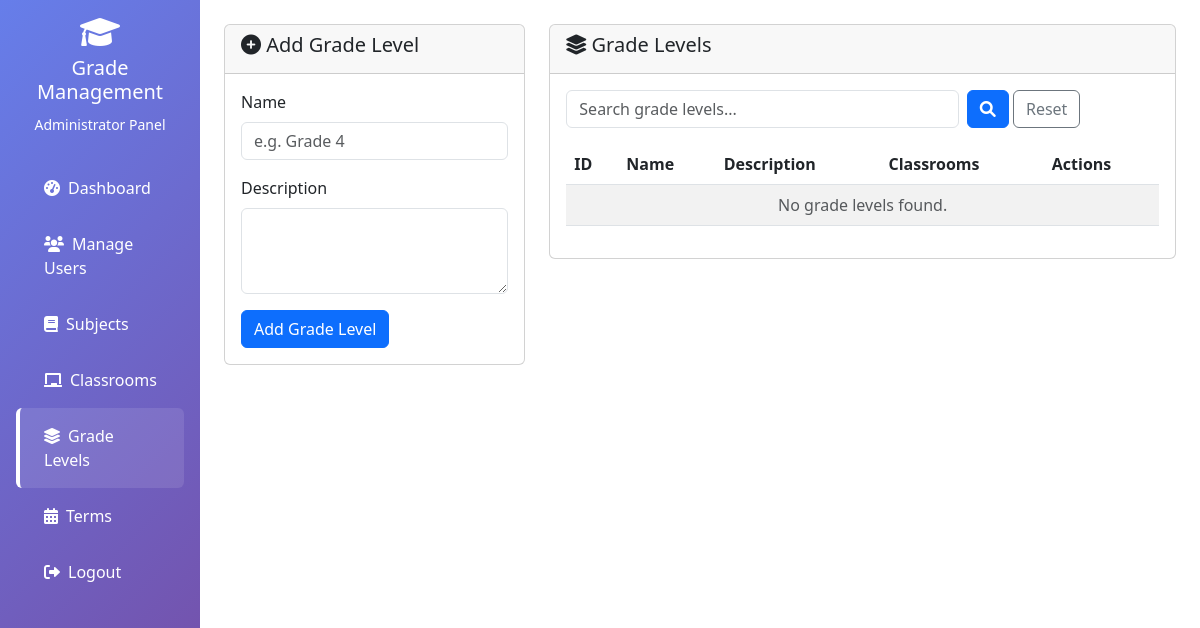
/grade_levels.php (signed in), run on an earlier commit of the app's database.
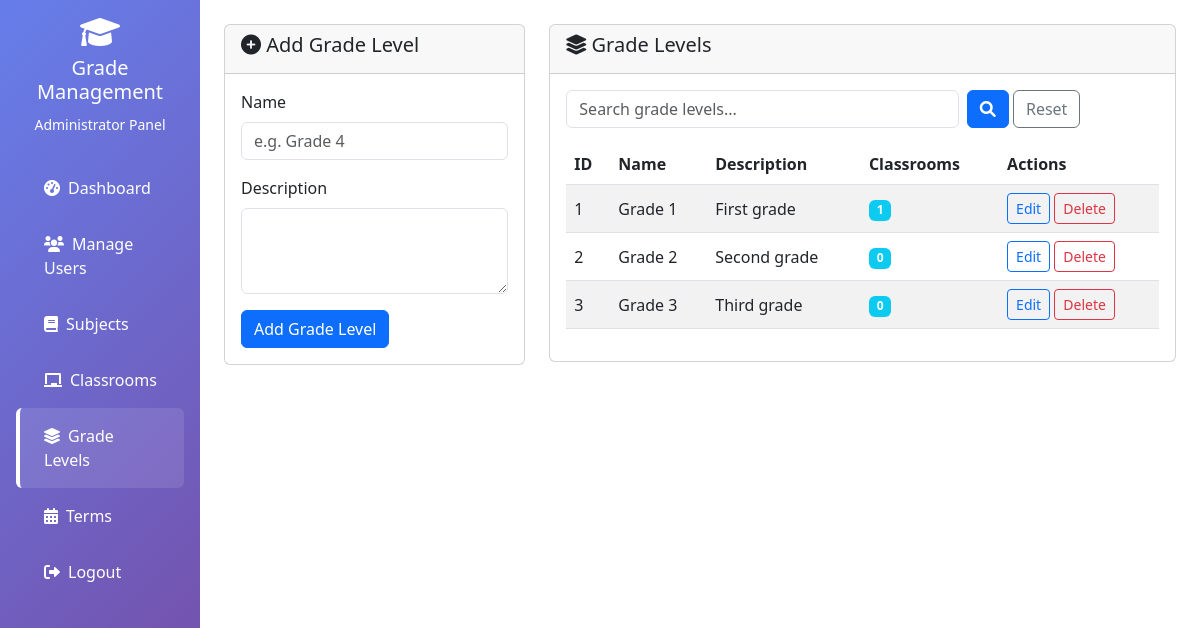
And on a later commit of the database.
### tables this page shows
CREATE TABLE `grade_levels` (
  `id` int(11) NOT NULL AUTO_INCREMENT,
  `name` varchar(50) NOT NULL,
  `description` text DEFAULT NULL,
  `created_at` timestamp NOT NULL DEFAULT current_timestamp(),
  PRIMARY KEY (`id`),
  UNIQUE KEY `name` (`name`)
);

### includes/functions.php (called while the page is built, shortened)
<?php
function e($value) {
    return htmlspecialchars((string)$value, ENT_QUOTES, 'UTF-8');
}
function getVal($key) {
    return isset($_GET[$key]) ? trim($_GET[$key]) : '';
}
?>

### grade_levels.php (the view, shortened to what this page needs)
<?php
include 'includes/conn.php';
include 'includes/functions.php';
include 'includes/layout.php';
$edit = null;
$v = $edit ?: ['id' => '', 'name' => '', 'description' => ''];
$q = getVal('q');
$like = '%' . $q . '%';
$list = $pdo->prepare("
    SELECT gl.*, (SELECT COUNT(*) FROM classrooms c WHERE c.grade_level_id = gl.id) AS classroom_count
    FROM grade_levels gl
    WHERE gl.name LIKE ? OR gl.description LIKE ?
    ORDER BY gl.name
");
$list->execute([$like, $like]);
$grade_levels = $list->fetchAll();
layoutStartSidebar('Grade Levels', 'admin', 'grade_levels');
?>
<div class="row">
    <div class="col-md-4">
        <div class="card">
            <div class="card-header"><h5><i class="fas fa-<?php echo $edit ? 'pen' : 'plus-circle'; ?>"></i> <?php echo $edit ? 'Edit Grade Level' : 'Add Grade Level'; ?></h5></div>
            <div class="card-body">
                <form method="POST">
                    <div class="mb-3">
                        <label class="form-label">Name</label>
                        <input type="text" class="form-control" name="name" maxlength="50" value="<?php echo e($v['name']); ?>" placeholder="e.g. Grade 4" required>
                    </div>
                    <div class="mb-3">
                        <label class="form-label">Description</label>
                        <textarea class="form-control" name="description" rows="3"><?php echo e($v['description']); ?></textarea>
                    </div>
                    <?php if ($edit): ?>
                        <button type="submit" name="update_grade_level" class="btn btn-primary">Update</button>
                        <a href="grade_levels.php" class="btn btn-secondary">Cancel</a>
                    <?php else: ?>
                        <button type="submit" name="add_grade_level" class="btn btn-primary">Add Grade Level</button>
                    <?php endif; ?>
                </form>
            </div>
        </div>
    </div>
    <div class="col-md-8">
        <div class="card">
            <div class="card-header"><h5><i class="fas fa-layer-group"></i> Grade Levels</h5></div>
            <div class="card-body">
                <form method="GET" class="row g-2 mb-3">
                    <div class="col-8"><input type="text" class="form-control" name="q" placeholder="Search grade levels..." value="<?php echo e($q); ?>"></div>
                    <div class="col-4">
                        <button class="btn btn-primary" type="submit"><i class="fas fa-search"></i></button>
                        <a href="grade_levels.php" class="btn btn-outline-secondary">Reset</a>
                    </div>
                </form>
                <div class="table-responsive">
                    <table class="table table-striped align-middle">
                        <thead><tr><th>ID</th><th>Name</th><th>Description</th><th>Classrooms</th><th>Actions</th></tr></thead>
                        <tbody>
                        <?php foreach ($grade_levels as $gl): ?>
                            <tr>
                                <td><?php echo e($gl['id']); ?></td>
                                <td><?php echo e($gl['name']); ?></td>
                                <td><?php echo e($gl['description']); ?></td>
                                <td><span class="badge bg-info"><?php echo e($gl['classroom_count']); ?></span></td>
                                <td class="text-nowrap">
                                    <a href="?edit=<?php echo e($gl['id']); ?>" class="btn btn-sm btn-outline-primary">Edit</a>
                                    <form method="POST" class="d-inline" onsubmit="return confirm('Are you sure you want to delete this grade level?')">
                                        <button type="submit" name="delete_grade_level" class="btn btn-sm btn-outline-danger">Delete</button>
                                    </form>
                                </td>
                            </tr>
                        <?php endforeach; ?>
                        <?php if (!$grade_levels): ?>
                            <tr><td colspan="5" class="text-center text-muted">No grade levels found.</td></tr>
                        <?php endif; ?>
                        </tbody>
                    </table>
                </div>
            </div>
        </div>
    </div>
</div>
<?php layoutEnd(); ?>

### includes/layout.php (shortened to what this page needs)
    <?php
function layoutStartSidebar($title, $role, $active) {
    if ($role === 'admin') {
        $icon = 'fa-graduation-cap';
        $heading = 'Grade Management';
        $sub = 'Administrator Panel';
        $items = [
            ['dashboard',    'admin.php#dashboard',  'fa-tachometer-alt', 'Dashboard'],
            ['users',        'admin.php#users',      'fa-users',          'Manage Users'],
            ['subjects',     'admin.php#subjects',   'fa-book',           'Subjects'],
            ['classrooms',   'admin.php#classrooms', 'fa-chalkboard',     'Classrooms'],
            ['grade_levels', 'grade_levels.php',     'fa-layer-group',    'Grade Levels'],
            ['terms',        'terms.php',            'fa-calendar-alt',   'Terms'],
        ];
    }
    ?>
<!DOCTYPE html>
<html lang="en">
<head>
    <link href="https://cdn.jsdelivr.net/npm/bootstrap@5.3.0/dist/css/bootstrap.min.css" rel="stylesheet">
    <link href="https://cdnjs.cloudflare.com/ajax/libs/font-awesome/6.0.0/css/all.min.css" rel="stylesheet">
</head>
<body>
    <div class="container-fluid">
        <div class="row">
            <div class="col-md-3 col-lg-2 sidebar">
                <div class="d-flex flex-column p-3">
                    <div class="text-center mb-4">
                        <i class="fas <?php echo e($icon); ?> fa-2x mb-2"></i>
                        <h5><?php echo e($heading); ?></h5>
                        <small><?php echo e($sub); ?></small>
                    </div>
                    <ul class="nav nav-pills flex-column">
                        <?php foreach ($items as $it): ?>
                        <li class="nav-item">
                            <a class="nav-link <?php echo ($it[0] === $active) ? 'active' : ''; ?>" href="<?php echo e($it[1]); ?>">
                                <i class="fas <?php echo e($it[2]); ?> me-2"></i><?php echo e($it[3]); ?>
                            </a>
                        </li>
                        <?php endforeach; ?>
                        <li class="nav-item">
                            <a class="nav-link" href="logout.php"><i class="fas fa-sign-out-alt me-2"></i>Logout</a>
                        </li>
                    </ul>
                </div>
            </div>
            <div class="col-md-9 col-lg-10 ms-sm-auto px-4 py-4">
    <?php
}
    if ($message): ?>
    <?php endif;
function layoutEnd() {
    $sidebar = !empty($GLOBALS['layout_sidebar']);
    ?>
    <?php echo $sidebar ? '</div></div></div>' : '</div>'; ?>
</body>
</html>
    <?php
}

What changed in the data, as far as the page shows it:
added grade_levels: id "1", name "Grade 1", description "First grade", classroom_count "1"
added grade_levels: id "2", name "Grade 2", description "Second grade", classroom_count "0"
added grade_levels: id "3", name "Grade 3", description "Third grade", classroom_count "0"
Also different on the page:
text no longer shown: "No grade levels found."
